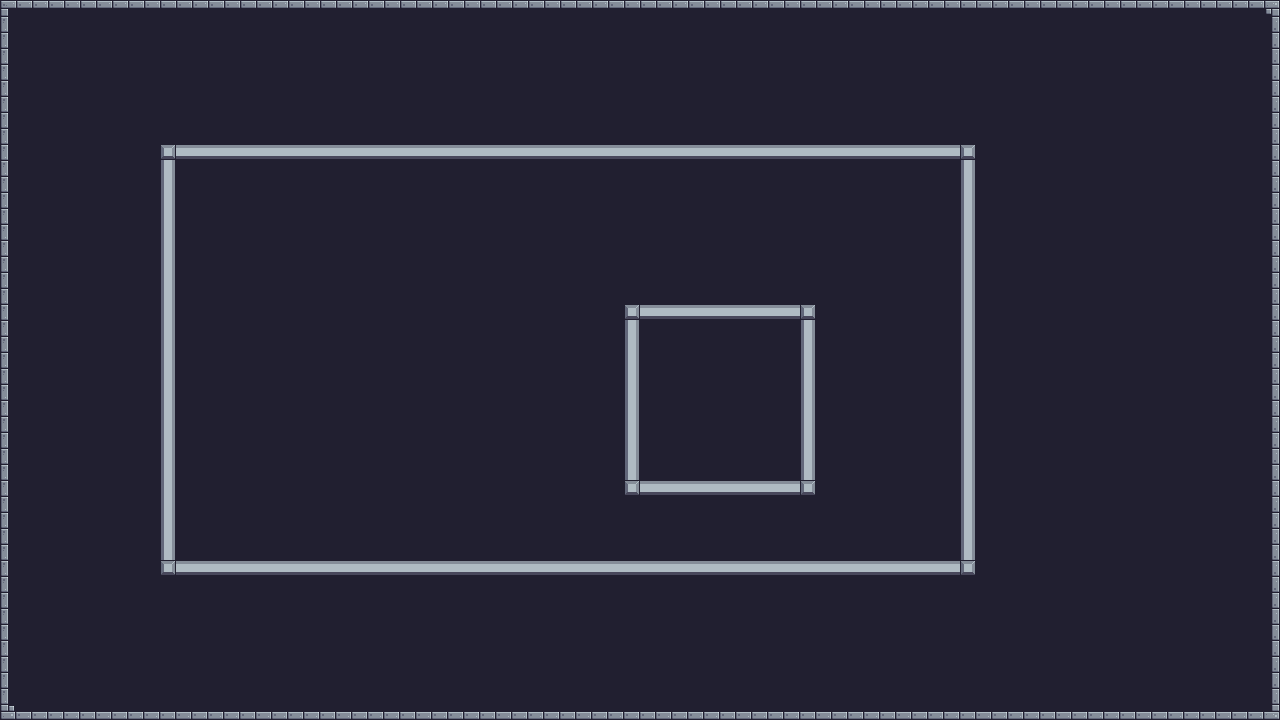

A 2D game scene composited from a Tiled map and its tileset images. What follows is a short description and the map's XML, with each tile layer's data collapsed to a summary:
An orthogonal 80x45 tile map with 16x16 px tiles, 1 tile layer (Tile Layer 1) and 18 objects (Player, Box, Saw).

<map version="1.10" tiledversion="1.10.2" orientation="orthogonal" renderorder="right-down" width="80" height="45" tilewidth="16" tileheight="16" infinite="0" nextlayerid="4" nextobjectid="62">
 <tileset firstgid="1" source="Tileset.tsx" />
 <layer id="1" name="Tile Layer 1" width="80" height="45">
  <data>[3600 cells, 3600 non-empty, 12 distinct tile ids]</data>
 </layer>
 <objectgroup id="2" name="Spawnpoints">
  <object id="1" name="Player" type="Player" x="320" y="224" />
  <object id="60" name="box" type="Box" x="704" y="224" width="32" height="32" />
  <object id="61" name="Saw" type="Saw" x="240" y="320" width="32" height="32">
   <properties>
    <property name="isVertical" type="bool" value="true" />
    <property name="offNeg" type="float" value="10" />
    <property name="offPos" type="float" value="10" />
   </properties>
  </object>
 </objectgroup>
 <objectgroup id="3" name="Collisions">
  <object id="18" x="-64" y="-32" />
  <object id="25" x="-48" y="928" />
  <object id="38" x="-160" y="720" />
  <object id="40" x="160" y="160" width="16" height="400" />
  <object id="41" x="160" y="560" width="16" height="16" />
  <object id="42" x="160" y="144" width="16" height="16" />
  <object id="43" x="960" y="144" width="16" height="16" />
  <object id="44" x="960" y="160" width="16" height="400" />
  <object id="45" x="960" y="560" width="16" height="16" />
  <object id="53" x="176" y="560" width="784" height="16" />
  <object id="54" x="176" y="144" width="784" height="16" />
  <object id="55" x="624" y="304" width="16" height="192" />
  <object id="56" x="800" y="304" width="16" height="192" />
  <object id="57" x="640" y="304" width="160" height="16" />
  <object id="58" x="640" y="480" width="160" height="16" />
 </objectgroup>
</map>
